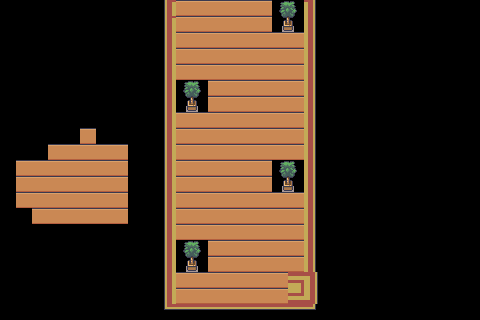

This is a level from a 2D game, rendered from its Tiled map with the project's own tilesets. A one-line summary and the complete map file follow:
An orthogonal 30x20 tile map with 16x16 px tiles, 1 tile layer (Tile Layer 1) and 12 objects (bloc arbre, mur, sortie_train).

<map version="1.10" tiledversion="1.12.1" orientation="orthogonal" renderorder="right-down" width="30" height="20" tilewidth="16" tileheight="16" infinite="0" nextlayerid="4" nextobjectid="35">
 <editorsettings>
  <export target="../lua/train.lua" format="lua" />
 </editorsettings>
 <tileset firstgid="1" name="Interiors_free_16x16" tilewidth="16" tileheight="16" tilecount="1024" columns="16">
  <image source="../tileset/Interiors_free_16x16.png" width="256" height="1024" />
 </tileset>
 <layer id="1" name="Tile Layer 1" width="30" height="20">
  <data encoding="csv">
0,0,0,0,0,0,0,0,0,0,78,25,25,25,25,25,25,523,524,80,0,0,0,0,0,0,0,0,0,0,
0,0,0,0,0,0,0,0,0,0,78,25,25,25,25,25,25,539,540,96,0,0,0,0,0,0,0,0,0,0,
0,0,0,0,0,0,0,0,0,0,94,25,25,25,25,25,25,25,25,96,0,0,0,0,0,0,0,0,0,0,
0,0,0,0,0,0,0,0,0,0,94,25,25,25,25,25,25,25,25,96,0,0,0,0,0,0,0,0,0,0,
0,0,0,0,0,0,0,0,0,0,94,25,25,25,25,25,25,25,25,96,0,0,0,0,0,0,0,0,0,0,
0,0,0,0,0,0,0,0,0,0,94,523,524,25,25,25,25,25,25,96,0,0,0,0,0,0,0,0,0,0,
0,0,0,0,0,0,0,0,0,0,94,539,540,25,25,25,25,25,25,96,0,0,0,0,0,0,0,0,0,0,
0,0,0,0,0,0,0,0,0,0,94,25,25,25,25,25,25,25,25,96,0,0,0,0,0,0,0,0,0,0,
0,0,0,0,0,25,0,0,0,0,94,25,25,25,25,25,25,25,25,96,0,0,0,0,0,0,0,0,0,0,
0,0,0,25,25,25,25,25,0,0,94,25,25,25,25,25,25,25,25,96,0,0,0,0,0,0,0,0,0,0,
0,25,25,25,25,25,25,25,0,0,94,25,25,25,25,25,25,523,524,96,0,0,0,0,0,0,0,0,0,0,
0,25,25,25,25,25,25,25,0,0,94,25,25,25,25,25,25,539,540,96,0,0,0,0,0,0,0,0,0,0,
0,25,25,25,25,25,25,25,0,0,94,25,25,25,25,25,25,25,25,96,0,0,0,0,0,0,0,0,0,0,
0,0,25,25,25,25,25,25,0,0,94,25,25,25,25,25,25,25,25,96,0,0,0,0,0,0,0,0,0,0,
0,0,0,0,0,0,0,0,0,0,94,25,25,25,25,25,25,25,25,96,0,0,0,0,0,0,0,0,0,0,
0,0,0,0,0,0,0,0,0,0,94,523,524,25,25,25,25,25,25,96,0,0,0,0,0,0,0,0,0,0,
0,0,0,0,0,0,0,0,0,0,94,539,540,25,25,25,25,25,25,96,0,0,0,0,0,0,0,0,0,0,
0,0,0,0,0,0,0,0,0,0,94,25,25,25,25,25,25,25,58,59,0,0,0,0,0,0,0,0,0,0,
0,0,0,0,0,0,0,0,0,0,94,25,25,25,25,25,25,25,74,75,0,0,0,0,0,0,0,0,0,0,
0,0,0,0,0,0,0,0,0,0,126,127,127,127,127,127,127,127,127,128,0,0,0,0,0,0,0,0,0,0
</data>
 </layer>
 <objectgroup id="2" name="Collisions">
  <object id="8" name="bloc arbre" x="0" y="112" width="160.25" height="48.25" visible="0" />
  <object id="15" x="272.25" y="0.25" width="47" height="32" visible="0" />
  <object id="16" x="304" y="32.5" width="15.5" height="284.5" visible="0" />
  <object id="17" x="160" y="2" width="16.5" height="315" visible="0" />
  <object id="18" x="160" y="-12.5" width="159.5" height="12" visible="0" />
  <object id="20" name="mur" x="161" y="304" width="159" height="12.5" visible="0" />
  <object id="25" x="305.333" y="2" width="12" height="318" visible="0" />
  <object id="26" x="160.667" y="304.667" width="143.333" height="14.6667" />
  <object id="27" x="160" y="0" width="14.6667" height="303.333" />
  <object id="28" x="161.333" y="-12.6667" width="154.667" height="11.3333" />
  <object id="31" x="287.25" y="272.25" width="19.25" height="32.75" visible="0" />
  <object id="33" name="sortie_train" x="286.5" y="272.5" width="17" height="32.75" visible="0" />
 </objectgroup>
</map>
